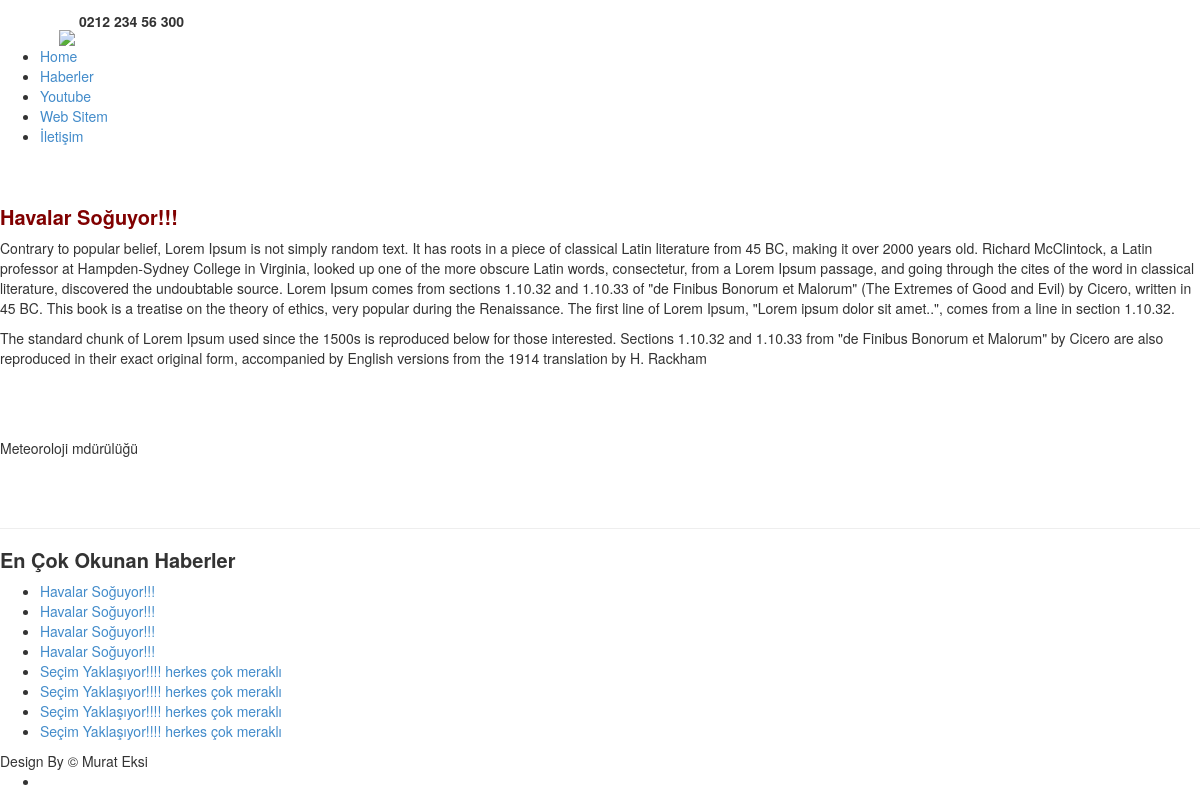
/haber_detay.php?haber_id=20, run on the app's committed database.
### tables this page shows
CREATE TABLE `admin_ayarlar` (
  `adminayar_id` int(11) NOT NULL,
  `adminayar_logo` varchar(100) NOT NULL,
  `adminayar_telefon` varchar(50) NOT NULL,
  `adminayar_title` varchar(200) NOT NULL,
  `adminayar_description` varchar(200) NOT NULL,
  `adminayar_keywords` varchar(200) NOT NULL,
  `adminayar_facebook` varchar(100) NOT NULL,
  `adminayar_twitter` varchar(100) NOT NULL,
  `adminayar_linkedin` varchar(100) NOT NULL,
  `adminayar_footer` varchar(200) NOT NULL,
  `adminayar_adres` varchar(200) NOT NULL,
  `adminayar_mail` varchar(100) NOT NULL,
  `adminayar_fax` varchar(100) NOT NULL,
  `adminayar_yedek` varchar(200) NOT NULL
);

CREATE TABLE `menuler` (
  `menu_id` int(11) NOT NULL,
  `menu_ad` varchar(100) NOT NULL,
  `menu_link` varchar(500) NOT NULL,
  `menu_ek` varchar(100) NOT NULL
);

CREATE TABLE `haber` (
  `haber_id` int(11) NOT NULL,
  `haber_zaman` datetime NOT NULL,
  `haber_ad` varchar(100) NOT NULL,
  `haber_detay` varchar(2000) NOT NULL,
  `haber_resimyol` varchar(500) NOT NULL,
  `haber_hit` varchar(100) NOT NULL DEFAULT '0'
);

### web/haber_detay.php (the view, shortened to what this page needs)
<?php
include 'header.php';
  $haber_id=$_GET['haber_id'];
            $habersorgu=mysql_query("select * from haber where haber_id='$haber_id'");
            $habercek=mysql_fetch_assoc($habersorgu);
 ?>
<section id="content">
<div class="wrapper">
  <article class="col-1">
 <figure class="img-indent"><img  style="width: 80%; margin-left: 200px; padding-bottom: 30px;" src="../admin/<?php echo $habercek['haber_resimyol']; ?>" alt=""></figure>
  <div class="indent-left">
    <div class="wrapper prev-indent-bot">
      <div class="extra-wrap">
        <h6 style="font-size: 20px; color:#800000; font-weight: bold;" class="prev-indent-bot"><?php echo $habercek['haber_ad'];?>
        </h6>
        <?php echo ($habercek['haber_detay']); ?>
      </div>
    </div>
  </div>
  <br>
  <br>
  <hr>
  </article>
  <article class="col-2">
  <b>
  <h4 style="font-size: 20px; " class="p1">En Çok Okunan Haberler</b></h4>
  <ul class="list-1">
    <?php
$habersorgu=mysql_query("select*from haber order by haber_hit desc limit 10");
while ( $habercek=mysql_fetch_assoc($habersorgu)) {
 ?>
    <li><a href="haber_detay.php?haber_id=<?php echo $habercek['haber_id']; ?>""><?php echo $habercek['haber_ad'];?>
    </a></li>
    <?php } ?>
  </ul>
  </article>
</div>
</section>
</div>
</div>
<?php
include 'footer.php';
 ?>

### web/header.php (shortened to what this page needs)
<?php
$ayarsorgu=mysql_query("select*from admin_ayarlar");
$ayarcek=mysql_fetch_assoc($ayarsorgu);
 ?>
<!DOCTYPE html>
<html lang="en">
<head>
<link rel="stylesheet" href="css/bootstrap.css" type="text/css" media="screen">
<link rel="stylesheet" href="css/reset.css" type="text/css" media="screen">
<link rel="stylesheet" href="css/stil.css" type="text/css" media="screen">
<link rel="stylesheet" href="css/layout.css" type="text/css" media="screen">
</head>
<body id="page1">
<div class="extra">
  <div class="main">
    <header>
      <div class="indent">
        <div class="row-top">
          <div class="wrapper">
<img style="margin-left: 59px; margin-top: 30px;" src="<?php echo $ayarcek['adminayar_logo']; ?>">
            <strong class="support"><?php echo $ayarcek['adminayar_telefon']; ?></strong> </div>
        </div>
        <nav>
          <ul  class="menu">
            <li><a class="active" href="index.php">Home</a></li>
            <?php
              $menusorgu=mysql_query("select*from menuler");
              $menusay=mysql_num_rows($menusorgu);
              $say=0;
              while($menucek=mysql_fetch_assoc($menusorgu)){ $say++;?>
                <li class="<?php
                if ( $menusay==$say) {
                 echo "last";
                }
                 ?>"><a href="<?php echo$menucek['menu_link']; ?>"><?php echo$menucek['menu_ad']; ?></a></li>
             <?php } ?>
          </ul>
        </nav>
      </div>
    </header>

### web/footer.php (shortened to what this page needs)
<footer>
  <div class="main">
    <div class="footer-bg">
      <?php echo $ayarcek['adminayar_footer']; ?>
      <ul class="list-services">
        <li><a class="tooltips" href="<?php echo $ayarcek['adminayar_facebook']; ?>"></a></li>
        <li class="item-1"><a class="tooltips" href="<?php echo $ayarcek['adminayar_twitter']; ?>"></a></li>
      </ul>
    </div>
  </div>
</footer>
</body>
</html>

### data on the page
admin_ayarlar: adminayar_telefon "0212 234 56 300", adminayar_footer "Design By © Murat Eksi"
menuler: menu_ad "Haberler"
menuler: menu_ad "Youtube"
menuler: menu_ad "Web Sitem"
menuler: menu_ad "İletişim"
haber: haber_ad "Havalar Soğuyor!!!", haber_detay "Contrary to popular belief, Lorem Ipsum is not simply random text. It has roots in a piece of classical Latin literature from 45 BC, making it over 2000 years old. Richard McClintock, a Latin professor at Hampden-Sydney College in Virginia, looked up one of the more obscure Latin words, consectetur, from a Lorem Ipsum passage, and going through the cites of the word in classical literature, discovered the undoubtable source. Lorem Ipsum comes from sections 1.10.32 and 1.10.33 of \"de Finibus Bonorum et Malorum\" (The Extremes of Good and Evil) by Cicero, written in 45 BC. This book is a treatise on the theory of ethics, very popular during the Renaissance. The first line of Lorem Ipsum,…"
haber: haber_ad "Havalar Soğuyor!!!"
haber: haber_ad "Havalar Soğuyor!!!"
haber: haber_ad "Havalar Soğuyor!!!"
haber: haber_ad "Seçim Yaklaşıyor!!!! herkes çok meraklı"
haber: haber_ad "Seçim Yaklaşıyor!!!! herkes çok meraklı"
haber: haber_ad "Seçim Yaklaşıyor!!!! herkes çok meraklı"
haber: haber_ad "Seçim Yaklaşıyor!!!! herkes çok meraklı"
